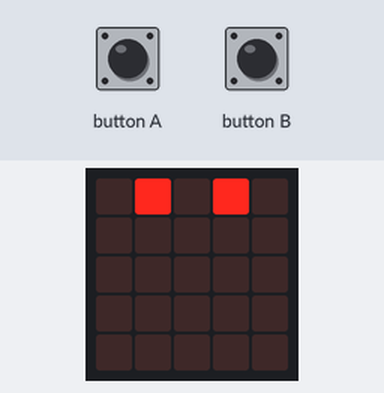
Recording of a program running on a simulated BBC micro:bit (MakeCode). Shown: the board's 5×5 LED display. Inputs (shaded band) come from the test bench.

Above: at 1.26 s.
1.3 s: button B pressed for 0.15 s
At 1.62 s:
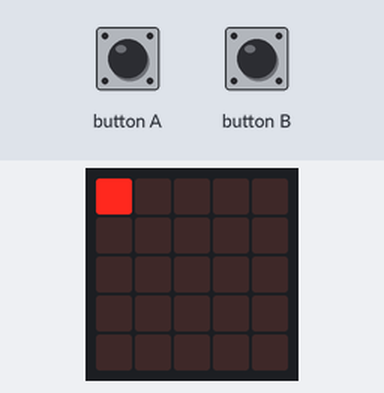
At 1.99 s:
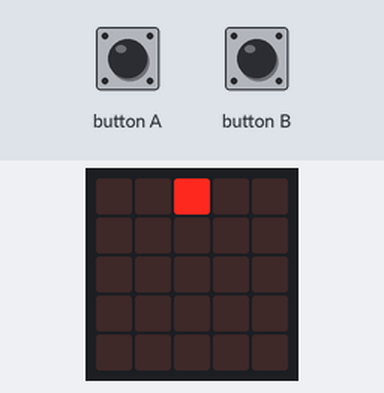
2.0 s: button A pressed for 0.15 s
3.6 s: button A pressed for 0.15 s
At 3.92 s:
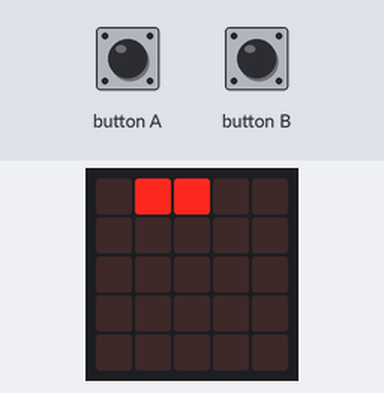

The program:

main.ts
```typescript
input.onButtonPressed(Button.A, function () {
    running = !(running)
})
input.onButtonPressed(Button.B, function () {
    counter = 0
    showPattern()
})
function showPattern () {
    bitValue = 1
    for (let row = 0; row <= 4; row++) {
        for (let col = 0; col <= 4; col++) {
            if (Math.floor(counter / bitValue) % 2 == 1) {
                led.plot(col, row)
            } else {
                led.unplot(col, row)
            }
            bitValue = bitValue * 2
        }
    }
}
let bitValue = 0
let counter = 0
let running = false
running = true
basic.forever(function () {
    if (running) {
        showPattern()
        basic.pause(100)
        counter += 1
        if (counter == 33554432) {
            counter = 0
        }
    } else {
        basic.pause(100)
    }
})
```

test.ts
```typescript
// 在這裡測試；當此封包作為擴充功能時，將不會編譯此內容。
```

Measured:
- after the input at 1.3 s, the display: first differs from a run without the input after 0.15 s (image 1 shows a later state)
- after the input at 3.6 s, the display: changes after 0.25 s (image 3)
